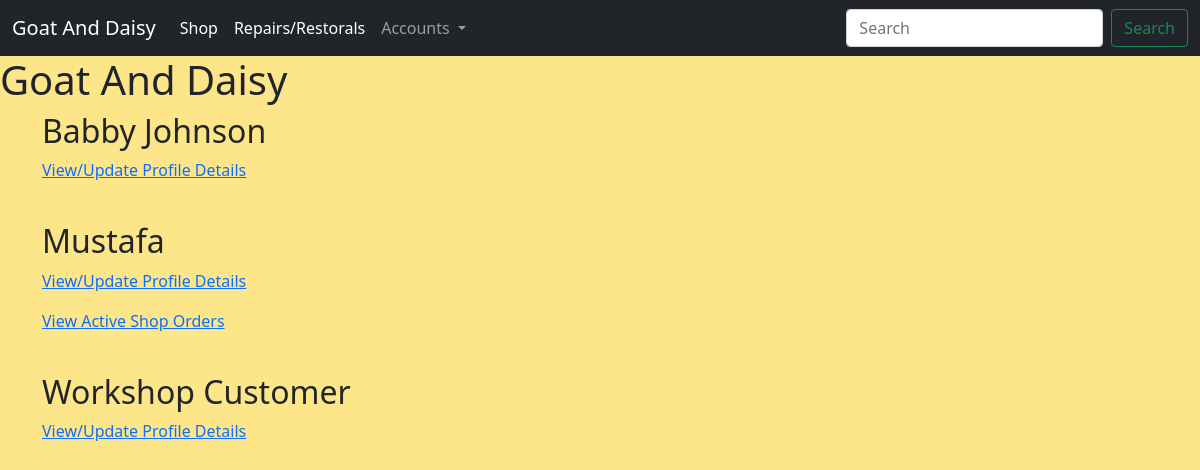
The app's page /profiles/all-customers/, older data.
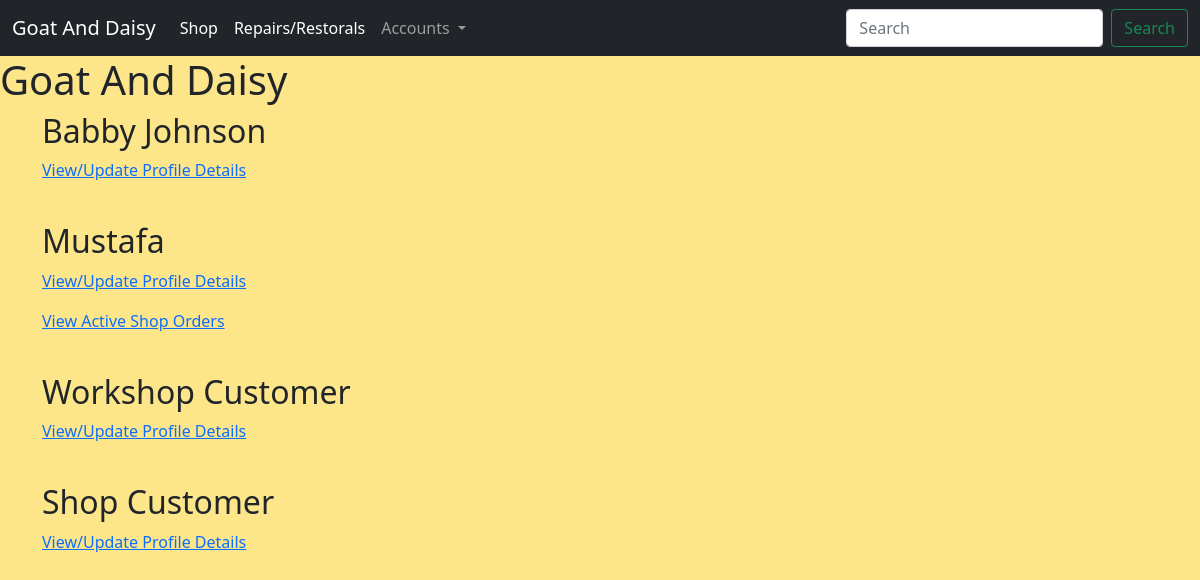
The same page, newer data.
### profiles/models.py (models this page shows, shortened)
class Customer(models.Model):
    username = models.OneToOneField(
        User, on_delete=models.CASCADE, null=True, editable=False)
    email = models.EmailField(unique=True, default="start@domain.dj")
    full_name = models.CharField(max_length=100, null=True, blank=True)
    address1 = models.CharField(max_length=100, null=True, blank=True)
    address2 = models.CharField(max_length=100, null=True, blank=True)
    postcode = models.CharField(max_length=40, null=True, blank=True)
    town_or_city = models.CharField(max_length=40, null=True, blank=True)
    country = models.CharField(max_length=40, null=True, blank=True)
    notes = models.TextField(null=True, blank=True)
    staff_notes = models.TextField(null=True, blank=True)
    has_active_shop_orders = models.BooleanField(default=False)
    has_active_repairs = models.BooleanField(default=False)

### profiles/views.py (the view)
# urls.py: path('all-customers/', views.AllCustomers.as_view(), name="all_customers"),
class AllCustomers(ListView):
    model = Customer
    template_name = 'registration/all_customers.html'
    context_object_name = 'customers'

### profiles/templatetags/user_in_group_tag.py (called while the page is built)
@register.filter(name='has_group')
def has_group(user, group_name):
    try:
        group = Group.objects.get(name=group_name)
    except Group.DoesNotExist:
        return False
    return group in user.groups.all()

### templates/registration/all_customers.html
{% extends 'base.html' %}
{% block content %}
{% for customer in customers%}
    <h2 class=>{{customer.full_name | title}}</h2>
    <a href="{% url 'customer_account_update' pk=customer.id%}">
        <p>View/Update Profile Details</p>
    </a>
    {% if customer.has_active_shop_orders %}
    <a href="#">
        <p>View Active Shop Orders</p>
    </a>
    {% endif %}
    <br>
{% endfor %}
{% endblock %}

Row changes from the older to the newer data that the page shows:
added Customer: full_name "Shop Customer"
